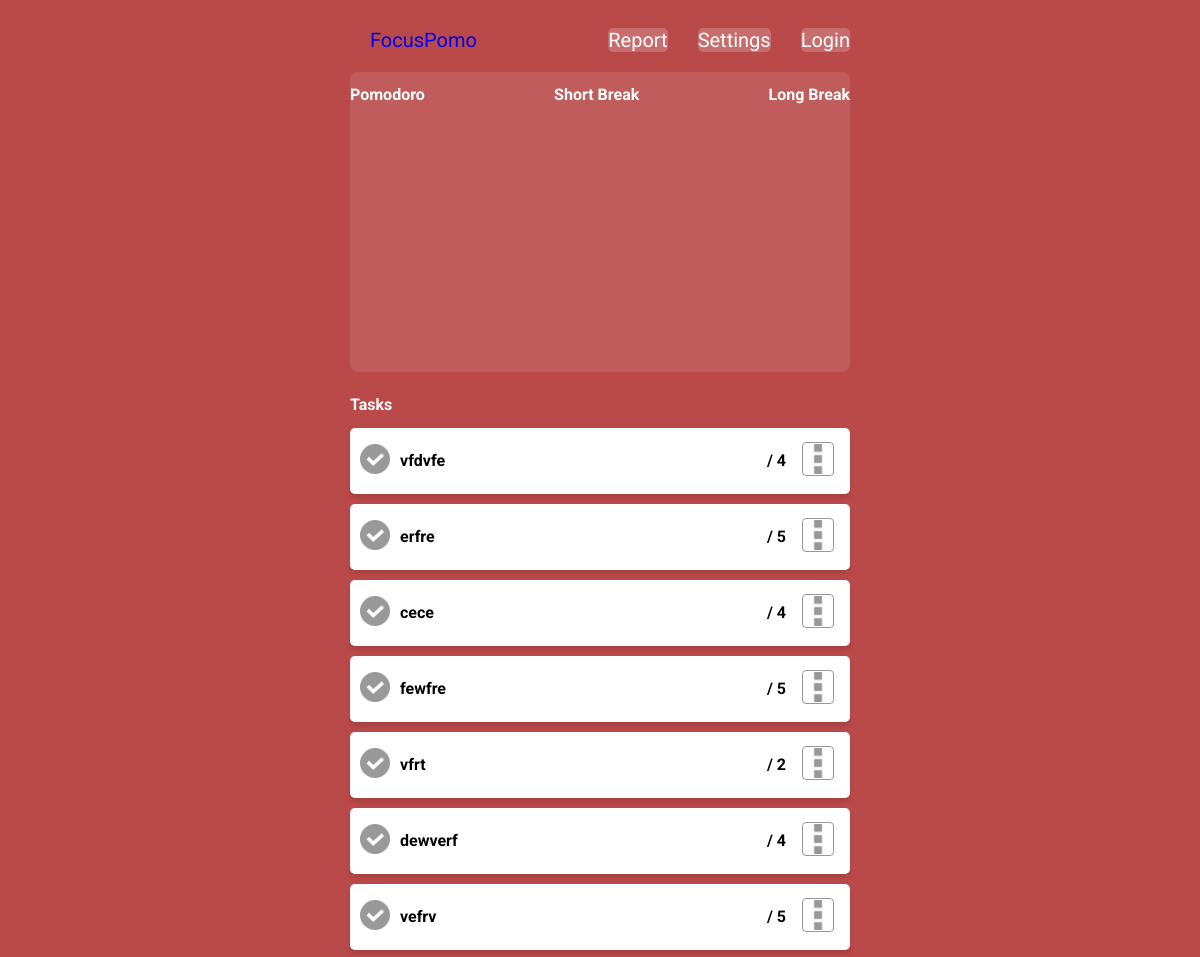
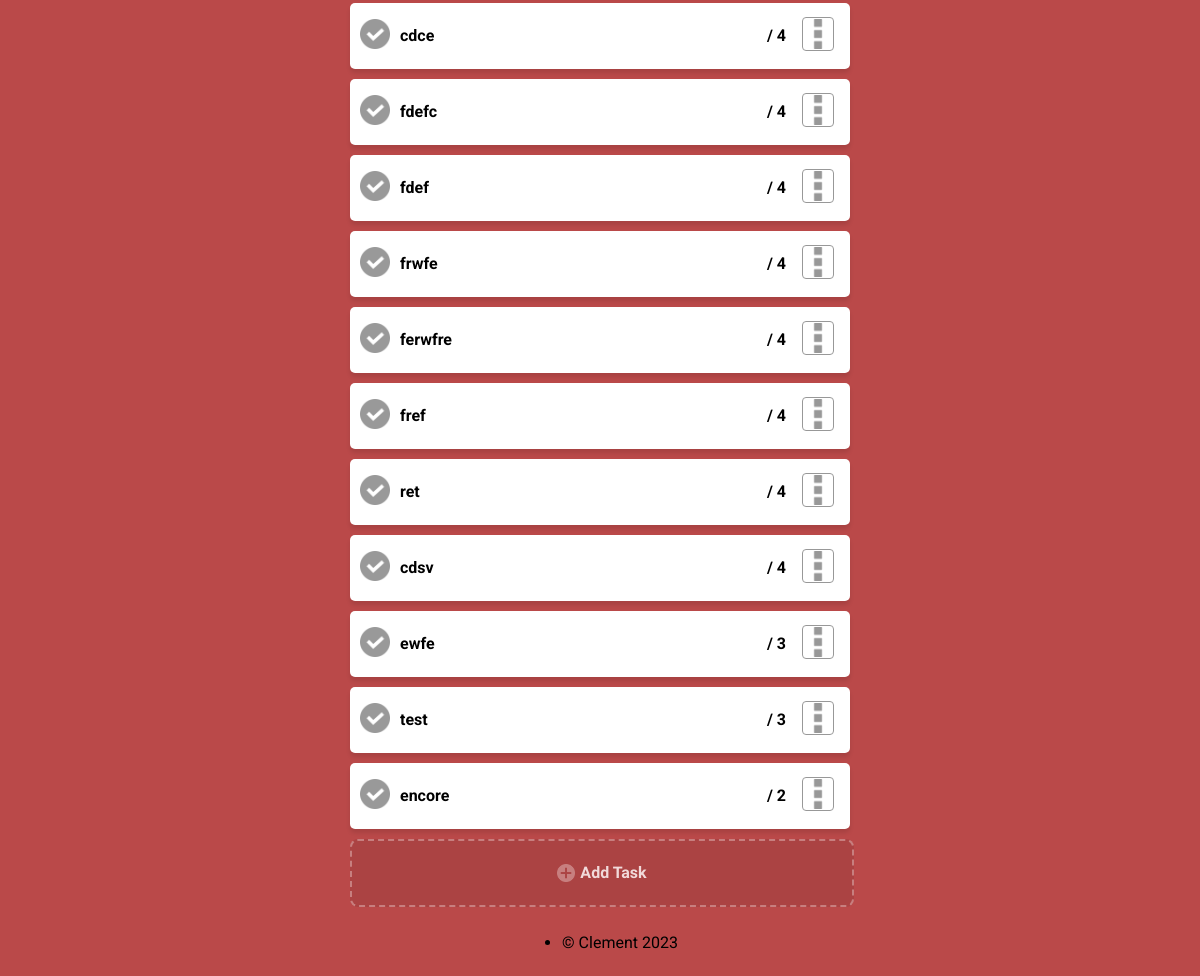
/, run on an earlier commit of the app's database (2 pictures, top to bottom).
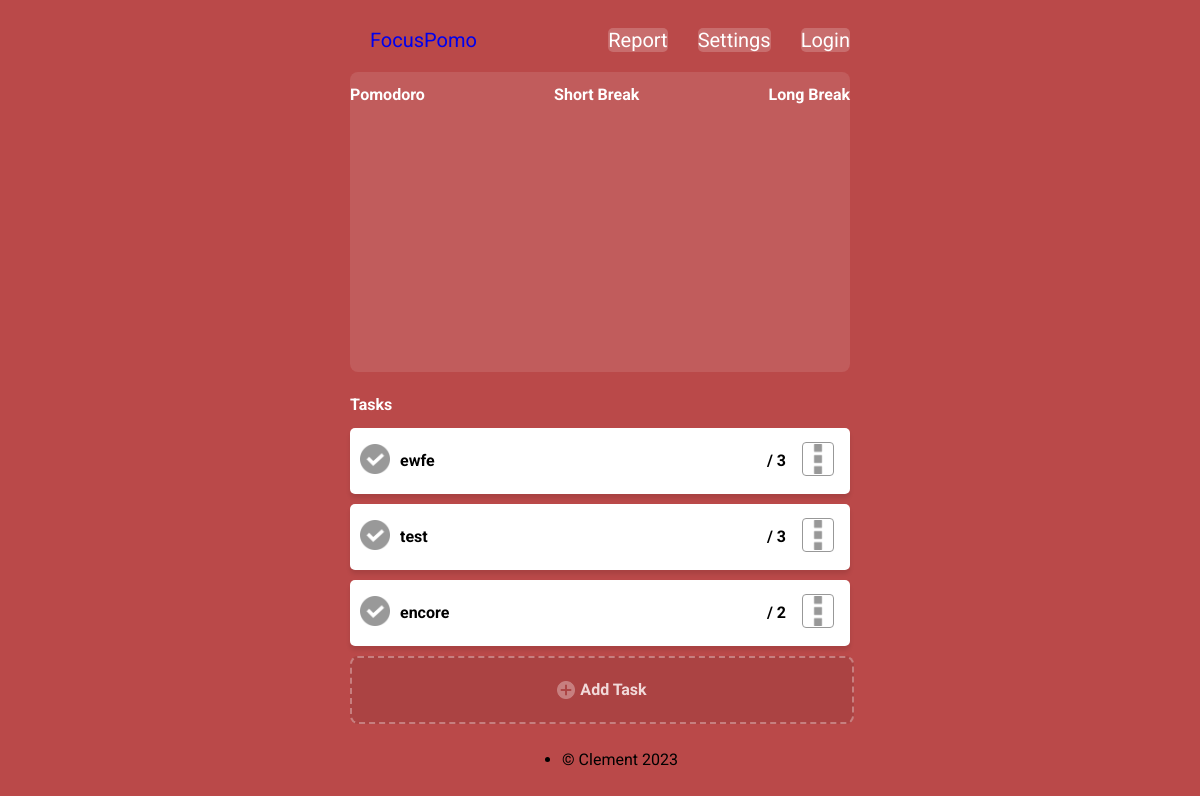
And on a later commit of the database.
### tasks/models.py (models this page shows)
class Task(models.Model):
    user_email = models.ForeignKey(CustomUser, blank=True, null=True, on_delete=models.CASCADE)
    title = models.CharField(max_length=150)
    note = models.TextField(blank=True, null=True)
    rounds = models.IntegerField()
    time = models.DateTimeField(default=timezone.now)

### focus_pomo/views.py (the view, shortened to what this page needs)
# urls.py: path('', views.Index.as_view(), name='index'),
class Index(FormView, TemplateView):
    template_name = 'index.html'
    success_url = reverse_lazy('index')
    def get(self, request, *args, **kwargs):
        form = TaskForm()
        return self.render_to_response(self.get_context_data(form=form))
    def get_context_data(self, **kwargs: Any) -> Dict[str, Any]:
        context = super().get_context_data(**kwargs)
        context['tasks'] = Task.objects.all()
        return context

### templates/index.html (shortened to what this page needs)
{% extends "base.html" %}
{% load bootstrap5 %}
{% load static %}
{% block body_block %}
    <ul class="header">
        <div class="brand">
            <a href="#" style="text-decoration:none">
                <li>FocusPomo</li>
            </a>
        </div>
        <div class="settings">
            <a href="#" class="tab" style="text-decoration:none">
                <li>Report</li>
            </a>
            <a href="#" class="tab" style="text-decoration:none">
                <li>Settings</li>
            </a>
            {% if user.is_authenticated %}
                <a href="{% url 'accounts:logout' %}" class="tab" style="text-decoration:none">
                    <li>Logout</li>
                </a>
            {% else %}
                <a href="{% url 'accounts:login' %}" class="tab" style="text-decoration:none">
                    <li>Login</li>
                </a>
            {% endif %}
        </div>
    </ul>
    <div class="screen">
        <div class="selection">
            <h2>Pomodoro</h2>
            <h2>Short Break</h2>
            <h2>Long Break</h2>
        </div>
    </div>
    <div class="task">
        <h2>Tasks</h2>
        {% for task in tasks %}
        <div class="card" id="card{{ task.id }}">
            <div class="title">
                <p><img src="static\images\check.png" alt="option icon" class="check"></p>
                <p class="text">{{task.title}}</p>
            </div>
            <div class="settings">
                <p class="text">/ {{task.rounds}}</p>
                <button class='none' onclick="openModal('{{ task.id }}')">
                    <img src="static\images\button-of-three-vertical-squares.png" alt="option icon" class="dots">
                </button>
            </div>
        </div>
         {% endfor %}
         <div class="add_task" onclick="openForm()">
            <img src="static\images\plus (1).png" alt="add icon" class="plus">
            <p>Add Task</p>
        </div>
    </div>
{% endblock body_block %}

### templates/base.html (shortened to what this page needs)
<!DOCTYPE html>
{% load static %}
{% load bootstrap5 %}
<html lang="en">
<head>
    <link rel="stylesheet" href="{% static 'master.css' %}">
</head>
<body>
    <div class="container">
        {% block body_block %}
        {% endblock body_block %}
        <footer>
            <ul>
                <li>© Clement 2023</li>
            </ul>
        </footer>
    </div>
</body>
</html>

### static/master.css (style rules this page uses)
body { background-color: rgb(186, 73, 73); font-family: 'Roboto', sans-serif; }
.container { display: flex; flex-direction: column; align-items: center; }
.header { display: flex; flex-direction: row; justify-content: space-between; width: 500px; font-size: 20px; color: white; list-style-type: none; text-decoration: none; }
.brand { display: flex; flex-direction: row; justify-content: flex-start; }
.settings { display: flex; flex-direction: row; justify-content: flex-end; }
.tab { margin: 0px 10px 0px 10px; background-color: rgba(255, 255, 255, 0.2); color: white; border-radius: 5px; }
.screen { width: 500px; height: 300px; background-color: rgba(255, 255, 255, 0.1); margin-bottom: 10px; border-radius: 8px; }
.task { width: 500px; margin-bottom: 10px; }
.card { display: flex; flex-direction: row; justify-content: space-between; gap: 10px; font-weight: bold; background-color: #FFFFFF; margin-bottom: 10px; text-align: center; border-radius: 5px; box-shadow: rgba(0, 0, 0, 0.1) 0px 4px 4px; }
.title { display: flex; flex-direction: row; gap: 10px; padding-left: 10px; }
.settings { display: flex; flex-direction: row; gap: 10px; padding-right: 10px; }
.selection { display: flex; flex-direction: row; justify-content: space-between; }
h2 { color: white; font-size: 16px; }
.dots { width: 30px; opacity: 0.4; border-radius: 4px; border-style: solid; border-width: 0.1px; padding: 1px 0px 1px 0px; }
.check { width: 30px; opacity: 0.4; }
.text { padding-top: 7px; }
.none { background: none; border: none; }
.plus { width: 18px; height: 18px; opacity: 0.4; color: white; border-width: 0.1px; padding: 1px 0px 1px 0px; margin-right: 5px; }
.add_task { border: 2px dashed rgba(255, 255, 255, 0.4); background-color: rgba(0, 0, 0, 0.1); opacity: 0.8; border-radius: 8px; font-weight: bold; font-family: "Nunito"; color: white; display: flex; flex-direction: row; align-items: center; justify-content: center; width: 500px; height: 64px; }
::placeholder { color:rgba(0, 0, 0, 0.1); }

What changed in the data, as far as the page shows it:
removed Task: title "vfdvfe", rounds "4"
removed Task: title "erfre", rounds "5"
removed Task: title "cece", rounds "4"
removed Task: title "fewfre", rounds "5"
removed Task: title "vfrt", rounds "2"
removed Task: title "dewverf", rounds "4"
removed Task: title "vefrv", rounds "5"
removed Task: title "cdce", rounds "4"
removed Task: title "fdefc", rounds "4"
removed Task: title "fdef", rounds "4"
removed Task: title "frwfe", rounds "4"
removed Task: title "ferwfre", rounds "4"
removed Task: title "fref", rounds "4"
removed Task: title "ret", rounds "4"
removed Task: title "cdsv", rounds "4"
